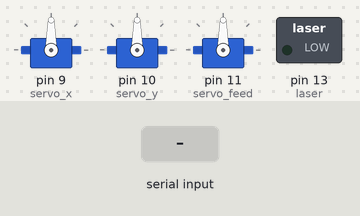
A sketch run on a simulated Arduino Uno, built with avr-gcc and run on an emulated ATmega328P. Shown: 3 × servo, switched loads named in the sketch (green lamp = pin HIGH). The test bench sets the inputs (shaded band). Random numbers use the default seed unless the sketch sets one; what the sketch prints to the serial monitor is not drawn.

Above: at 3.2 s.
3.3 s: "90,45,200\n" received over the second serial link
At 4.9 s:
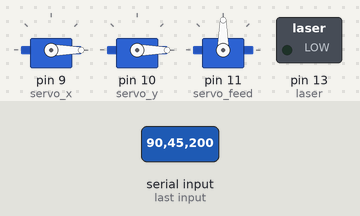
5.3 s: "X90\n" received over the second serial link
At 5.7 s:
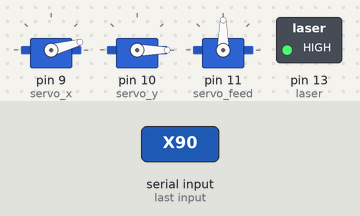
6.8 s: "200\n" received over the second serial link
At 7.6 s:
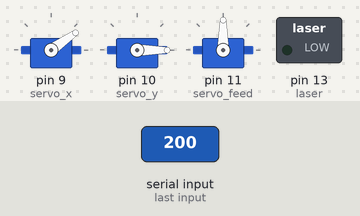
8.8 s: "1\n" received over the second serial link
At 9.2 s:
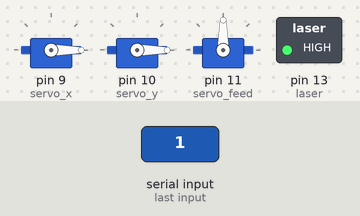
Timing chart, 0 to 11.8 s (numbered marks = the images above; inputs shaded):
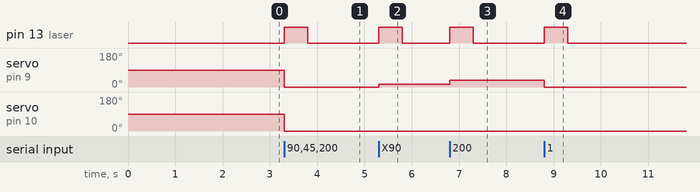

The sketch:

final_project_bluetooth_rx.ino
```cpp
#include <Servo.h>
#include <SoftwareSerial.h>
#include "String.h"
SoftwareSerial BTSerial(2, 3); //TX RX
Servo servo_x;
Servo servo_y;
Servo servo_feed;
int laser = 13;
int x;
int y;
String inString_x = "";
String inString_y = "";
String inString_feed = "";
String inString_mode = "";
String inString_x_prev = "";
String inString_y_prev = "";
String inString_mode_prev = "";
String inString_feed_prev = "";
boolean stringComplete = false;
String totalString = "";
String string_to_use = "";

void setup() {
    BTSerial.begin(9600);
    Serial.begin(9600);
    servo_x.attach(9);
    servo_y.attach(10);
    servo_x.write(90);
    servo_y.write(90);
    delay(2000);
    servo_feed.attach(11);
    pinMode(laser, OUTPUT);
}

void loop() {
  static boolean xRead = false;
  static boolean yRead = false;
  static boolean feedRead = false;
  static boolean modeRead = false;
  static int x = 90;
  static int y = 90;
  boolean skip = false;
  boolean read_data = false;

    while(BTSerial.available())
    {
        char inChar = (char) BTSerial.read();
        totalString += inChar;
        if(inChar == '\n'){
          totalString += '\0';
          string_to_use = totalString;
          totalString  = "";
          BTSerial.flush();//clear bluetooth buffer!
          read_data = true;
         Serial.println(string_to_use);
          break;
        }
      }

      for(int i = 0; i < string_to_use.length(); i++){
          if(string_to_use.charAt(i) == 'X'){
            inString_x = "";
            xRead = true;
            yRead = false;
            feedRead = false;
            modeRead = false;
          }else if(string_to_use.charAt(i) == 'Y'){
            inString_y = "";
            yRead = true;
            xRead = false;
            feedRead = false;
            modeRead = false;
          }else if(string_to_use.charAt(i) == 'F'){
            inString_feed = "";
            yRead = false;
            xRead = false;
            feedRead = true;
            modeRead = false;
          }else if(string_to_use.charAt(i) == 'M'){
            inString_mode = "";
            yRead = false;
            xRead = false;
            feedRead = false;
            modeRead = true;
          }
          else if(xRead){
            inString_x += string_to_use.charAt(i);
          }

          else if(yRead){
            inString_y += string_to_use.charAt(i);
          }

          else if(feedRead){
            inString_feed += string_to_use.charAt(i);
          }
          else if(modeRead){
            inString_mode += string_to_use.charAt(i);
          }}

          inString_mode_prev = inString_mode;
          inString_mode = "";
          inString_feed_prev = inString_feed;

          inString_feed = "";
          inString_x_prev = inString_x;
          inString_x = "";
          inString_y_prev = inString_y;
          inString_x = "";


      if(read_data){
          if(inString_mode_prev.toInt() != 1){
            Serial.println("entered manual mode");
          x = inString_x_prev.toInt();
          y = inString_y_prev.toInt();
          //Serial.print("X");
          //Serial.println(x);
          //Serial.print("Y");
          //Serial.print(y);
          servo_x.write(map(x, 0, 1023, 0, 180));
          servo_y.write(map(y, 0, 1023, 0, 180));
          digitalWrite(laser, HIGH);
          delay(500);
          if(inString_feed_prev.toInt() == 1)
          {
            servo_feed.write(20);
            delay(2000);
          }
         }

          else if(inString_mode_prev.toInt()==1){
            Random();
          }
      } else if(!read_data){
         digitalWrite(laser,LOW);
      }
      //totalString = "";
      //string_to_use = "";
      //inString_x = "";
      //inString_y = "";
      //inString_feed = "";
      //inString_feed = "";

}

void Random()
{
    servo_x.write(random(0,180));
    servo_y.write(random(30,90));
    digitalWrite(laser, HIGH);
    int control = random(1000);
    delay(500);

    if(control<2)
    {
        servo_feed.write(20);
        delay(2000);
      }
  }
```

Measured:
- after the input at 3.3 s, pin 13 (laser): LOW → HIGH at once, → LOW 0.50 s later; servo on pin 9 (servo_x), servo on pin 10 (servo_y): 90° → 0° at once
- after the input at 5.3 s, pin 13 (laser): LOW → HIGH at once, → LOW 0.50 s later; servo on pin 9 (servo_x): 0° → 15° at once
- after the input at 6.8 s, pin 13 (laser): LOW → HIGH at once, → LOW 0.50 s later; servo on pin 9 (servo_x): 15° → 35° at once
- after the input at 8.8 s, pin 13 (laser): LOW → HIGH at once, → LOW 0.50 s later; servo on pin 9 (servo_x): 35° → 0° at once
